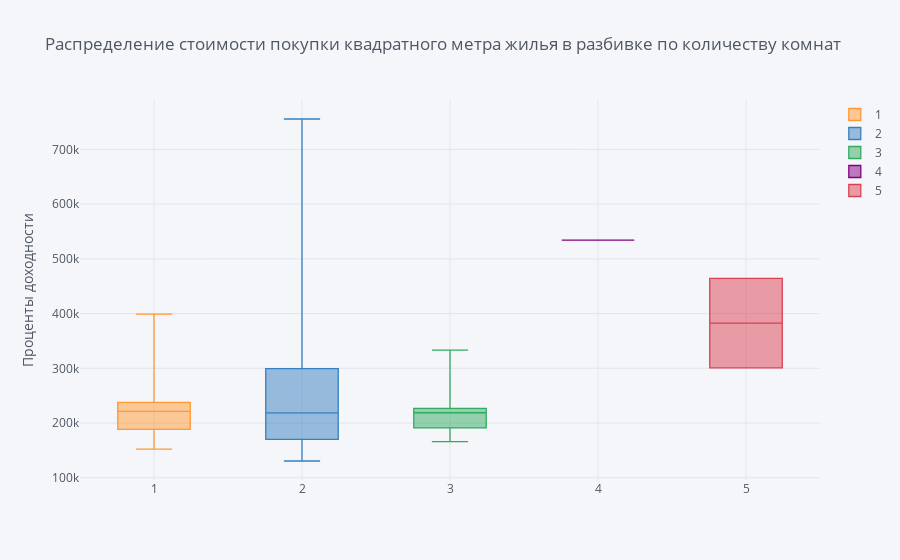

Here is the notebook cell this chart was saved with:
### Markdown cell above
# Анализ доходности квартир

### Code cell
kv.pivot(columns='F4', values='PPSM').iplot(kind='box', yTitle='Стоимость, в рублях',yaxis_title="Проценты доходности", title='Распределение стоимости покупки квадратного метра жилья в разбивке по количеству комнат')

### Figure 1 — Plotly figure (JSON) as saved in the notebook; plotly's stock layout.template omitted (floating-point values rounded to 4 significant figures)
{"data": [{"boxpoints": false, "line": {"width": 1.3}, "marker": {"color": "rgba(255, 153, 51, 1.0)"}, "name": "1", "orientation": "v", "type": "box", "y": [null, null, null, 398928, 197436, null, null, 197436, null, null, null, 169271, null, null, 228486, null, null, null, 197223, null, null, null, 160526, null, null, 186923, null, 260623, 213333, 152500, 188482, 232558, null, 202020, 214063, null, 185897, null, null, null, 223684, 237785, 165714, null, null, 191939, null, 199863, 187500, 225676, 176053, 239394, null, null, 223684, null, 260341, 223529, null, 233442, 221208, 189802, 230769, null, null, 187050, null, 288571, null, 276705, 221519, null, null, null, 175151, 262350, 223529, null, null, null, 271670, null, null, 287179, null, null, null, null, null, null, null, null, null, null, null, null, 261471, null, null, null, null, null, null, null, null, null, null, null, null, null, null]}, {"boxpoints": false, "line": {"width": 1.3}, "marker": {"color": "rgba(55, 128, 191, 1.0)"}, "name": "2", "orientation": "v", "type": "box", "y": [159778, null, null, null, null, 308333, null, null, 149733, 162162, 240000, null, 155556, 171111, null, 159778, 166667, 241007, null, 158864, 159778, 237705, null, 357143, null, null, 145939, null, null, null, null, null, 130623, null, null, null, null, null, null, 158864, null, null, null, 232759, 212963, null, 159615, null, null, null, null, null, 308621, 181648, null, null, null, null, 186688, null, null, null, null, 218707, 173996, null, 207358, null, 213953, null, null, 191071, 181648, 308351, null, null, null, null, 195946, 256318, null, 232759, 402299, null, null, null, 186688, 213208, 296226, 308333, null, null, 272727, null, 235098, 247706, null, null, null, 357143, 255932, null, 436496, 402299, 476209, 755556, 273333, null, 324675, null, null]}, {"boxpoints": false, "line": {"width": 1.3}, "marker": {"color": "rgba(50, 171, 96, 1.0)"}, "name": "3", "orientation": "v", "type": "box", "y": [null, 166129, 218777, null, null, null, 218777, null, null, null, null, null, null, null, null, null, null, null, null, null, null, null, null, null, 218777, null, null, null, null, null, null, null, null, null, null, 220033, null, 173313, 211538, null, null, null, null, null, null, null, null, null, null, null, null, null, null, null, null, 168932, null, null, null, null, null, null, null, null, null, null, null, null, null, null, null, null, null, null, null, null, null, 316822, null, null, null, null, null, null, 187500, 246575, null, null, null, null, 196078, 192308, null, 218777, null, null, null, 284211, null, null, null, 333333, null, null, null, null, null, null, null, 218125, null]}, {"boxpoints": false, "line": {"width": 1.3}, "marker": {"color": "rgba(128, 0, 128, 1.0)"}, "name": "4", "orientation": "v", "type": "box", "y": [null, null, null, null, null, null, null, null, null, null, null, null, null, null, null, null, null, null, null, null, null, null, null, null, null, null, null, null, null, null, null, null, null, null, null, null, null, null, null, null, null, null, null, null, null, null, null, null, null, null, null, null, null, null, null, null, null, null, null, null, null, null, null, null, null, null, null, null, null, null, null, null, null, null, null, null, null, null, null, null, null, null, null, null, null, null, null, null, null, null, null, null, null, null, null, null, null, null, 534330, null, null, null, null, null, null, null, null, null, null, null, null]}, {"boxpoints": false, "line": {"width": 1.3}, "marker": {"color": "rgba(219, 64, 82, 1.0)"}, "name": "5", "orientation": "v", "type": "box", "y": [null, null, null, null, null, null, null, null, null, null, null, null, null, null, null, null, null, null, null, null, null, null, null, null, null, null, null, null, null, null, null, null, null, null, null, null, null, null, null, null, null, null, null, null, null, null, null, null, null, null, null, null, null, null, null, null, null, null, null, null, null, null, null, null, null, null, null, null, null, null, null, null, null, null, null, null, null, null, null, null, null, null, null, null, null, null, null, null, null, null, null, null, null, null, null, null, null, null, null, null, null, null, null, null, null, null, null, 464481, null, null, 300940]}], "layout": {"legend": {"bgcolor": "#F5F6F9", "font": {"color": "#4D5663"}}, "paper_bgcolor": "#F5F6F9", "plot_bgcolor": "#F5F6F9", "title": {"font": {"color": "#4D5663"}, "text": "Распределение стоимости покупки квадратного метра жилья в разбивке по количеству комнат"}, "xaxis": {"gridcolor": "#E1E5ED", "showgrid": true, "tickfont": {"color": "#4D5663"}, "title": {"font": {"color": "#4D5663"}, "text": ""}, "zerolinecolor": "#E1E5ED"}, "yaxis": {"gridcolor": "#E1E5ED", "showgrid": true, "tickfont": {"color": "#4D5663"}, "title": {"font": {"color": "#4D5663"}, "text": "Проценты доходности"}, "zerolinecolor": "#E1E5ED"}}}
